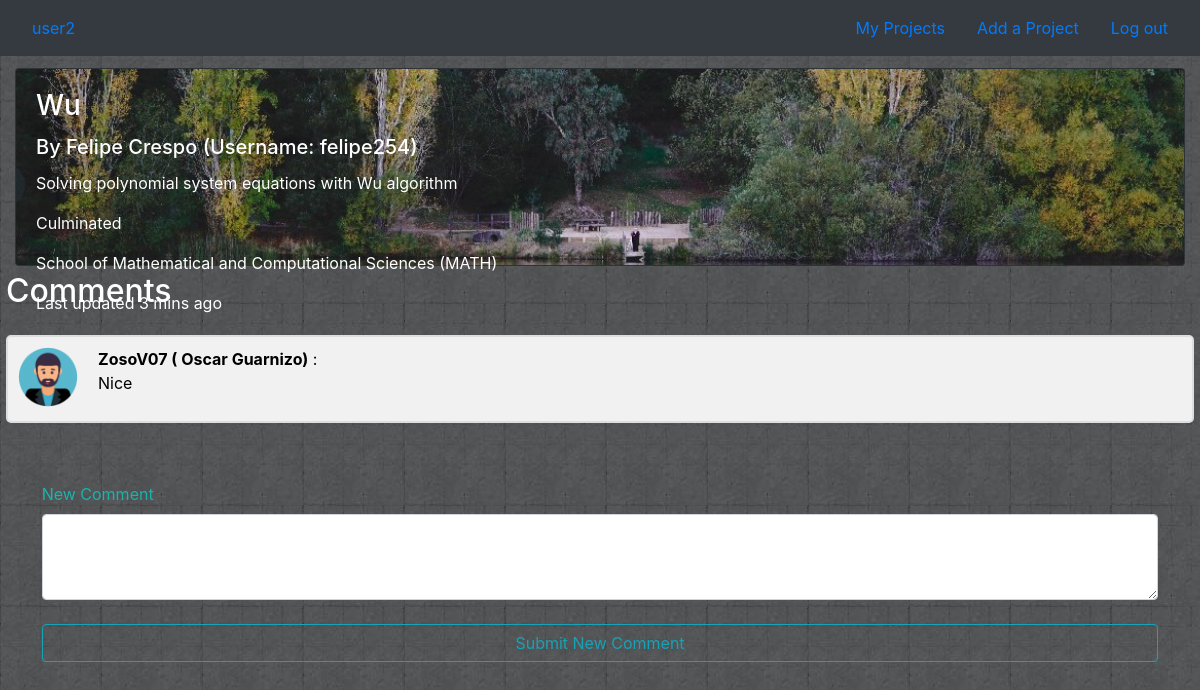
The page /home/MATH/2 (signed in) on the database its author committed.
### projects/models.py (models this page shows, shortened)
class Project(models.Model):
    name = models.CharField(max_length=64)
    description = models.CharField(max_length=200)
    state = models.CharField(max_length=20)
    school = models.ForeignKey(School, on_delete=models.CASCADE, related_name="projects_school")
    comments = models.ManyToManyField(User, blank=True, related_name="reviews", through='Review')
    user = models.ForeignKey(User, default = "", on_delete=models.CASCADE, related_name="projects_user")

class School(models.Model):
    name = models.CharField(max_length=300)
    code = models.CharField(max_length=4)
    img = models.CharField(default ="",max_length=40)
    def __str__(self):
        return f"{self.name} ({self.code})"

class Review(models.Model):
    user = models.ForeignKey(User, on_delete = models.CASCADE)
    project = models.ForeignKey(Project, on_delete = models.CASCADE)
    comment = models.CharField(max_length=300)

### projects/views.py (the view)
# urls.py: path("home/<str:school_code>/<int:project_id>", views.project, name="project"),
def project(request, school_code, project_id):
    try:
        project = Project.objects.get(id=project_id)
    except Project.DoesNotExist:
        raise render(request, "projects/error.html",{"message": "No Project."})
    can_comment = False
    try:
        current_user_review = Review.objects.get(project = project, user = request.user)
    except Review.DoesNotExist:
        can_comment = True
    own_user = project.user == request.user
    context = {
        "project": project,
        "reviews": Review.objects.filter(project = project),
        "can_comment" : can_comment,
        "own_user" : own_user
    }
    return render(request, "projects/project.html", context)

### projects/templates/projects/project.html (shortened to what this page needs)
{% extends "projects/layout.html" %}
{% block body %}
<div class="container-fluid" style="padding-top: 1%;">
    <div class="row">
        <div class="col">
                <div class="card bg-dark text-white">
                        <img src="../../static/orders/project_img.jpg" class="card-img" alt="...">
                        <div class="card-img-overlay">
                          <h3 class="card-title">{{ project.name }}</h3>
                          <h5 class="card-title"> By {{ project.user.first_name }} {{ project.user.last_name }} (Username: {{ project.user.username }}) </h5>
                          <p class="card-text"> {{ project.description }} </p>
                          <p class="card-text"> {{ project.state }} </p>
                          <p class="card-text"> {{ project.school }} </p>
                          <p class="card-text">Last updated 3 mins ago</p>
                        </div>
                </div>
        </div>
    </div>
</div>
<div style="padding: 0.5%;">
<h2> Comments </h2>
<div class="my-4" id="messages">
    {% for review in reviews %}
    <div class="container_comments" style="color: black;">
        <img src="../../static/orders/profile.png" alt="Avatar">
        <strong> {{ review.user.username }} ( {{ review.user.first_name }} {{ review.user.last_name }})</strong> :
        <p> {{ review.comment }} </p>
    </div>
    {% endfor %}
</div>
{% if can_comment and not own_user %}
<form style="color: #1ab4ad; padding: 3%;" action="{% url 'submit_comment' project.school.code project.id %}" method="POST">
<div class="form-group">
        <label for="exampleFormControlTextarea1"> New Comment</label>
        <textarea class="form-control" id="exampleFormControlTextarea1" rows="3" name="comment"></textarea>
</div>
<div class="form-group">
    <button class="btn btn-outline-info btn-rounded btn-block my-4 waves-effect z-depth-0" type="submit">
    Submit New Comment
    </button>
</div>
{% endif %}
</form>
</div>
{% endblock %}

### projects/templates/projects/layout.html (shortened to what this page needs)
{% load static %}
<!DOCTYPE html>
<html lang="en" dir="ltr">
  <head>
    <link rel="stylesheet" href="https://stackpath.bootstrapcdn.com/bootstrap/4.3.1/css/bootstrap.min.css">
    <link rel="stylesheet" href="{% static 'orders/main.css' %}"/>
    <link rel="stylesheet" href="https://cdnjs.cloudflare.com/ajax/libs/font-awesome/4.7.0/css/font-awesome.min.css">
  </head>
  <body>
    <nav class="navbar navbar-default bg-dark navbar-dark" role="navigation">
      <ul class="nav navbar-left" >
          <li class="nav-item"><a class="nav-link active" href="/"> {{ user.username }}</a></li>
      </ul>
      <ul class="nav navbar-right" >
        {% if user.username %}
          <li class="nav-item"><a class="nav-link" href="{% url 'list_projects' user.username %}">My Projects</a></li>
        {% else %}
          <li class="nav-item"><a class="nav-link" href="">My Projects</a></li>
        {% endif %}
          <li class="nav-item"><a class="nav-link" href="{% url 'create_project' %}">Add a Project</a></li>
          <li class="nav-item"><a class="nav-link" href="/users/logout">Log out</a></li>
      </ul>
      </nav>
            {% block body %}
            {% endblock %}
  </body>
</html>

### projects/static/orders/main.css (style rules this page uses)
body { background-image: url( "img_black_texture2.jpg"); background-repeat: repeat; color: #ffffff; }
h1, h2, h3, h4, h5, h6 { color: #ffffff; }
.container_comments { border: 2px solid #dedede; background-color: #f1f1f1; border-radius: 5px; padding: 10px; margin: 10px 0; }
.container_comments::after { content: ""; clear: both; display: table; }
.container_comments img { float: left; max-width: 60px; width: 100%; margin-right: 20px; border-radius: 50%; }

### rows shown on the page
Project: name "Wu", user.first_name "Felipe", user.last_name "Crespo", user.username "felipe254", description "Solving polynomial system equations with Wu algorithm", state "Culminated", school "School of Mathematical and Computational Sciences (MATH)"
Review: user.username "ZosoV07", user.first_name "Oscar", user.last_name "Guarnizo", comment "Nice"

### other values the page prints
{{ user.username }} "user2"
